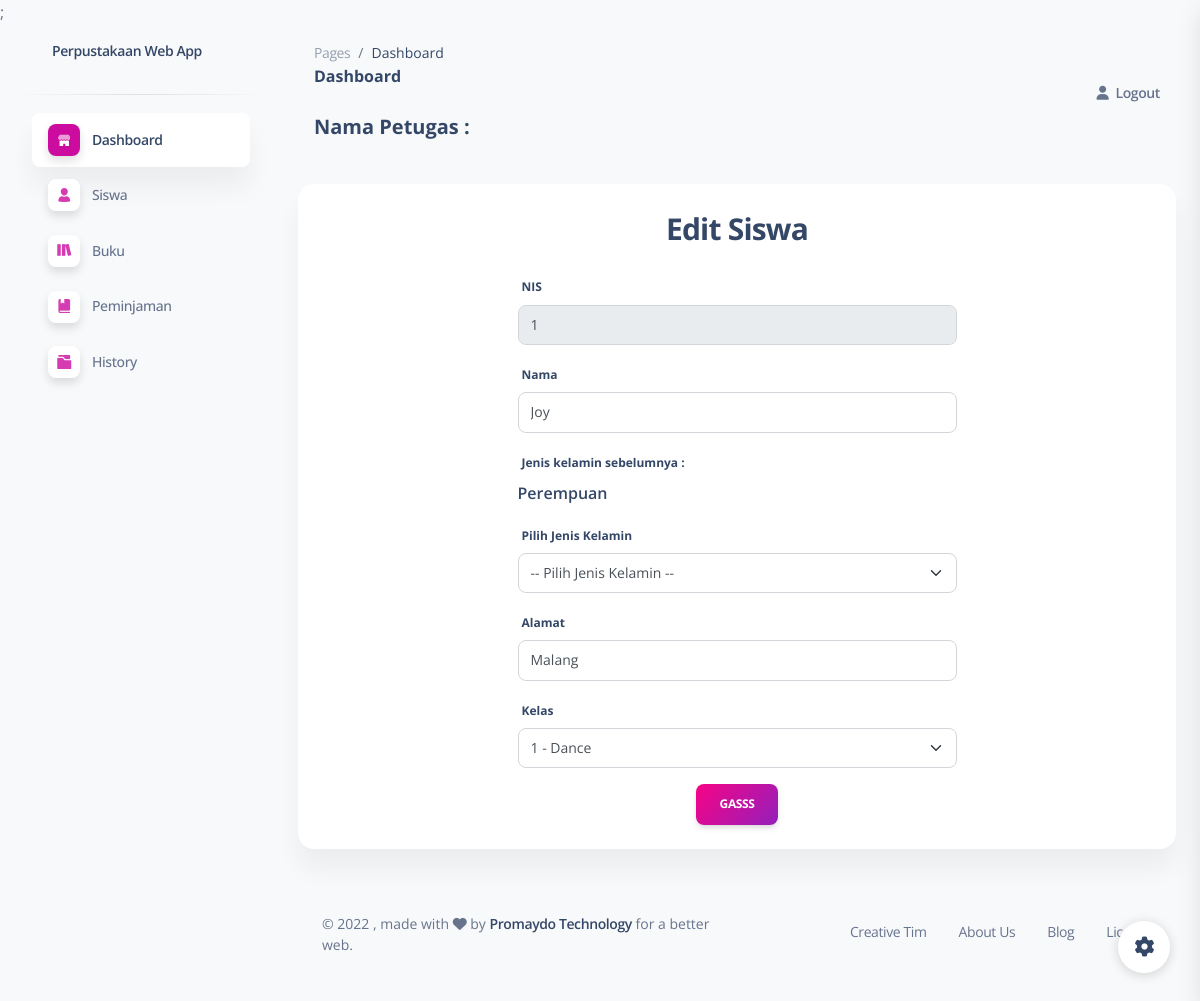
The app's page /petugas/editsiswa.php?id=1 (signed in) with its own data.
### tables this page shows
CREATE TABLE `siswa` (
  `nis` int(11) NOT NULL,
  `nama` varchar(100) NOT NULL,
  `jenis_kelamin` enum('L','P') NOT NULL,
  `alamat` varchar(100) NOT NULL,
  `id_kelas` int(11) NOT NULL
);

### petugas/editsiswa.php (the view, shortened to what this page needs)
<?php
include 'config.php';
?>
<!DOCTYPE html>
<html lang="en">
<head>
    <link href="../assets/css/nucleo-icons.css" rel="stylesheet" />
    <link href="../assets/css/nucleo-svg.css" rel="stylesheet" />
    <link href="../assets/css/nucleo-svg.css" rel="stylesheet" />
    <link id="pagestyle" href="../assets/css/soft-ui-dashboard.css?v=1.0.6" rel="stylesheet" />
</head>
<body class="g-sidenav-show bg-gray-100">
    <?php include 'sidemenu.php'; ?>
    <main class="main-content position-relative max-height-vh-100 h-100 border-radius-lg">
        <nav class="navbar navbar-main navbar-expand-lg px-0 mx-4 shadow-none border-radius-xl" id="navbarBlur" navbar-scroll="true">
            <div class="container-fluid py-1 px-3">
                <nav aria-label="breadcrumb">
                    <ol class="breadcrumb bg-transparent mb-0 pb-0 pt-1 px-0 me-sm-6 me-5">
                        <li class="breadcrumb-item text-sm"><a class="opacity-5 text-dark" href="javascript:;">Pages</a></li>
                        <li class="breadcrumb-item text-sm text-dark active" aria-current="page">Dashboard</li>
                    </ol>
                    <h6 class="font-weight-bolder mb-0">Dashboard</h6>
                    <div class="nama-petugas mt-4">
                        <?php
                            echo "<h5 class='font-weight-bolder'>Nama Petugas : <span class='text-info text-gradient'>" . $_SESSION['nama_petugas'] . "</span></h5>";
                        ?>
                    </div>
                </nav>
                <div class="collapse navbar-collapse mt-sm-0 mt-2 me-md-0 me-sm-4" id="navbar">
                    <ul class="navbar-nav justify-content-end">
                        <li class="nav-item d-flex align-items-center">
                            <a href="javascript:localStorage.clear();window.location.href = 'index.html';" class="nav-link text-body font-weight-bold px-0">
                                <i class="fa fa-user me-sm-1"></i>
                                <span class="d-sm-inline d-none">Logout</span>
                            </a>
                        </li>
                    </ul>
                </div>
            </div>
        </nav>
        <div class="container-fluid py-4">
            <div class="row">
                <div class="col-12">
                    <div class="card mb-4">
                        <div class="card-body px-0 pt-0 pb-2">
                            <div class="form-wrapper">
                                <div class="judul text-center my-4">
                                    <h3>Edit Siswa</h3>
                                </div>
                                <form action="editprosessiswa.php" method="post" enctype="multipart/form-data">
                                    <?php
                                    $id = $_GET['id'];
                                    $ambil = mysqli_query($db, "select * from siswa where nis='$id'");
                                    while ($data = mysqli_fetch_array($ambil)) {
                                    ?>
                                        <div class="input-1 w-50 mx-auto">
                                            <div class="mb-3">
                                                <label class="form-label">NIS</label>
                                                <input type="text" class="form-control" readonly name="nis" value="<?= $data['nis'] ?>">
                                            </div>
                                            <div class="mb-3">
                                                <label class="form-label">Nama</label>
                                                <input type="text" class="form-control" name="nama" value="<?= $data['nama'] ?>">
                                            </div>
                                            <div class="mb-3">
                                                <label class="form-label">Jenis kelamin sebelumnya : </label>
                                                <?php
                                                if ($data['jenis_kelamin'] == "P") {
                                                    echo "<span><h6>Perempuan</h6></span>";
                                                } else {
                                                    echo "<span><h6>Laki-laki</h6></span>";
                                                }
                                                ?>
                                            </div>
                                            <div class="mb-3">
                                                <label class="form-label">Pilih Jenis Kelamin</label>
                                                <select class="form-select" required name="jenis_kelamin">
                                                    <option disabled selected value="">-- Pilih Jenis Kelamin --</option>
                                                </select>
                                            </div>
                                            <div class="mb-3">
                                                <label class="form-label">Alamat</label>
                                                <input type="text" class="form-control" name="alamat" value="<?= $data['alamat'] ?>">
                                            </div>
                                            <div class="mb-3">
                                                <label class="form-label">Kelas</label>
                                                <select class="form-select" aria-label="Default select example" name="kelas">
                                                    <?php
                                                    $ambil3 = mysqli_query($db, "select * from kelas");
                                                    while ($data3 = mysqli_fetch_array($ambil3)) {
                                                        if ($data['id_kelas'] == $data3['id_kelas']) {
                                                            echo "<option value=$data3[id_kelas] selected> $data3[id_kelas] - $data3[nama_kelas]</option>";
                                                        } else {
                                                            echo "<option value=$data3[id_kelas]> $data3[id_kelas] - $data3[nama_kelas]</option> ";
                                                        }
                                                    }
                                                    ?>
                                                </select>
                                            </div>
                                        </div>
                                        <div class="text-center">
                                            <button type="submit" class="btn bg-gradient-primary" name="submit">Gasss</button>
                                        </div>
                                    <?php
                                    }
                                    ?>
                                </form>
                            </div>
                        </div>
                    </div>
                </div>
            </div>
            <footer class="footer pt-3 my-4">
                <div class="container-fluid">
                    <div class="row align-items-center justify-content-lg-between">
                        <div class="col-lg-6 mb-lg-0 mb-4">
                            <div class="copyright text-center text-sm text-muted text-lg-start">
                                ©
                                , made with <i class="fa fa-heart"></i> by
                                <a href="https://www.promaydo.net" class="font-weight-bold" target="_blank">Promaydo Technology</a>
                                for a better web.
                            </div>
                        </div>
                        <div class="col-lg-6">
                            <ul class="nav nav-footer justify-content-center justify-content-lg-end">
                                <li class="nav-item">
                                    <a href="https://www.creative-tim.com" class="nav-link text-muted" target="_blank">Creative Tim</a>
                                </li>
                                <li class="nav-item">
                                    <a href="https://www.creative-tim.com/presentation" class="nav-link text-muted" target="_blank">About Us</a>
                                </li>
                                <li class="nav-item">
                                    <a href="https://www.creative-tim.com/blog" class="nav-link text-muted" target="_blank">Blog</a>
                                </li>
                                <li class="nav-item">
                                    <a href="https://www.creative-tim.com/license" class="nav-link pe-0 text-muted" target="_blank">License</a>
                                </li>
                            </ul>
                        </div>
                    </div>
                </div>
            </footer>
        </div>
    </main>
    <div class="fixed-plugin">
        <a class="fixed-plugin-button text-dark position-fixed px-3 py-2">
            <i class="fa fa-cog py-2"> </i>
        </a>
    </div>
</body>
</html>

### records on screen
siswa: nis "1", nama "Joy", jenis_kelamin "Perempuan", alamat "Malang"

### other values on screen
form field kelas "1 - Dance"
